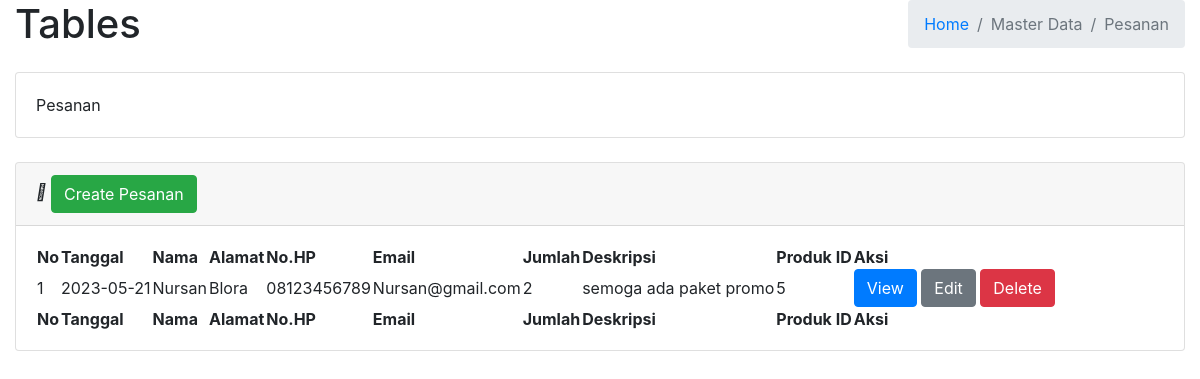
/admin/Table_Pesanan/pesanan.php, run on the app's committed database.
### tables this page shows
CREATE TABLE `pesanan` (
  `id` int(11) NOT NULL,
  `tanggal` date DEFAULT NULL,
  `nama_pemesan` varchar(45) NOT NULL,
  `alamat_pemesan` varchar(45) NOT NULL,
  `no_hp` varchar(20) NOT NULL,
  `email` varchar(45) NOT NULL,
  `jumlah_pesanan` int(11) DEFAULT NULL,
  `deskripsi` text DEFAULT NULL,
  `produk_id` int(11) NOT NULL
);

### admin/Table_Pesanan/pesanan.php (the view)
<?php
require_once 'koneksi.php';
?>
<?php
$sql = "SELECT * FROM pesanan";
$rs = $dbh->query($sql);
?>
<div class="content-header">
    <div class="container-fluid">
        <div class="row mb-2">
            <div class="col-sm-6">
                <h1 class="m-0">Tables</h1>
            </div>
            <div class="col-sm-6">
                <ol class="breadcrumb float-sm-right">
                    <li class="breadcrumb-item"><a href="index.php">Home</a></li>
                    <li class="breadcrumb-item active">Master Data</li>
                    <li class="breadcrumb-item active">Pesanan</li>
                </ol>
            </div>
        </div>
    </div>
</div>
<section class="content">
    <div class="container-fluid">
        <div class="card mb-4">
            <div class="card-body">
                Pesanan
            </div>
        </div>
        <div class="card mb-4">
            <div class="card-header">
                <i class="fas fa-table me-1"></i>
                <a class="btn btn-success" href="index.php?krupuk=table_pesanan/form_pesanan">Create Pesanan</a>
            </div>
            <div class="card-body table-responsive">
                <table id="datatablesSimple">
                    <thead>
                        <tr>
                            <th>No</th>
                            <th>Tanggal</th>
                            <th>Nama</th>
                            <th>Alamat</th>
                            <th>No.HP</th>
                            <th>Email</th>
                            <th>Jumlah</th>
                            <th>Deskripsi</th>
                            <th>Produk ID</th>
                            <th>Aksi</th>
                        </tr>
                    </thead>
                    <tfoot>
                        <tr>
                            <th>No</th>
                            <th>Tanggal</th>
                            <th>Nama</th>
                            <th>Alamat</th>
                            <th>No.HP</th>
                            <th>Email</th>
                            <th>Jumlah</th>
                            <th>Deskripsi</th>
                            <th>Produk ID</th>
                            <th>Aksi</th>
                        </tr>
                    </tfoot>
                    <tbody>
                        <?php
                        $nomor  = 1;
                        foreach ($rs as $row) {
                        ?>
                            <tr>
                                <td><?= $nomor ?></td>
                                <td><?= $row['tanggal'] ?></td>
                                <td><?= $row['nama_pemesan'] ?></td>
                                <td><?= $row['alamat_pemesan'] ?></td>
                                <td><?= $row['no_hp'] ?></td>
                                <td><?= $row['email'] ?></td>
                                <td><?= $row['jumlah_pesanan'] ?></td>
                                <td><?= $row['deskripsi'] ?></td>
                                <td><?= $row['produk_id'] ?></td>
                                <td>
                                    <a class="btn btn-primary" href="index.php?krupuk=Table_pesanan/view_pesanan&id=<?= $row['id'] ?>">View</a>
                                    <a class="btn btn-secondary" href="index.php?krupuk=Table_pesanan/form_pesanan&idedit=<?= $row['id'] ?>">Edit</a>
                                    <a class="btn btn-danger" href="Table_pesanan/delete_pesanan.php?iddel=<?= $row['id'] ?>" onclick="if(!confirm('Anda Yakin Hapus Data Pesanan <?= $row['nama'] ?>?')) {return false}">Delete</a>
                                </td>
                            </tr>
                        <?php
                            $nomor++;
                        }
                        ?>
                    </tbody>
                </table>
            </div>
        </div>
    </div>
</section>

### data on the page
pesanan: tanggal "2023-05-21", nama_pemesan "Nursan", alamat_pemesan "Blora", no_hp "08123456789", email "Nursan@gmail.com", jumlah_pesanan "2", deskripsi "semoga ada paket promo", produk "5"
